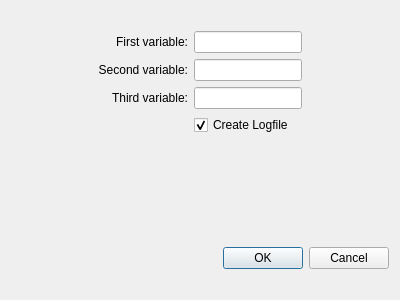
<?xml version="1.0" encoding="UTF-8"?>
<ui version="4.0">
 <class>Dialog</class>
 <widget class="QDialog" name="Dialog">
  <property name="windowModality">
   <enum>Qt::ApplicationModal</enum>
  </property>
  <property name="geometry">
   <rect>
    <x>0</x>
    <y>0</y>
    <width>400</width>
    <height>300</height>
   </rect>
  </property>
  <property name="windowTitle">
   <string>Dialog</string>
  </property>
  <layout class="QGridLayout" name="gridLayout_2">
   <item row="0" column="0">
    <layout class="QVBoxLayout" name="verticalLayout">
     <item>
      <spacer name="verticalSpacer_2">
       <property name="orientation">
        <enum>Qt::Vertical</enum>
       </property>
       <property name="sizeType">
        <enum>QSizePolicy::Fixed</enum>
       </property>
       <property name="sizeHint" stdset="0">
        <size>
         <width>20</width>
         <height>20</height>
        </size>
       </property>
      </spacer>
     </item>
     <item>
      <layout class="QHBoxLayout" name="horizontalLayout">
       <item>
        <spacer name="horizontalSpacer">
         <property name="orientation">
          <enum>Qt::Horizontal</enum>
         </property>
         <property name="sizeHint" stdset="0">
          <size>
           <width>40</width>
           <height>20</height>
          </size>
         </property>
        </spacer>
       </item>
       <item>
        <layout class="QGridLayout" name="gridLayout">
         <item row="0" column="0">
          <widget class="QLabel" name="label_2">
           <property name="text">
            <string>First variable:</string>
           </property>
           <property name="alignment">
            <set>Qt::AlignRight|Qt::AlignTrailing|Qt::AlignVCenter</set>
           </property>
          </widget>
         </item>
         <item row="0" column="1">
          <widget class="QLineEdit" name="firstVariableValue"/>
         </item>
         <item row="1" column="0">
          <widget class="QLabel" name="label_3">
           <property name="text">
            <string>Second variable:</string>
           </property>
           <property name="alignment">
            <set>Qt::AlignRight|Qt::AlignTrailing|Qt::AlignVCenter</set>
           </property>
          </widget>
         </item>
         <item row="1" column="1">
          <widget class="QLineEdit" name="secondVariableValue"/>
         </item>
         <item row="2" column="0">
          <widget class="QLabel" name="label_4">
           <property name="text">
            <string>Third variable:</string>
           </property>
           <property name="alignment">
            <set>Qt::AlignRight|Qt::AlignTrailing|Qt::AlignVCenter</set>
           </property>
          </widget>
         </item>
         <item row="2" column="1">
          <widget class="QLineEdit" name="thirdVariableValue"/>
         </item>
         <item row="3" column="1">
          <widget class="QCheckBox" name="createLogfileCheckBox">
           <property name="text">
            <string>Create Logfile</string>
           </property>
           <property name="checked">
            <bool>true</bool>
           </property>
          </widget>
         </item>
        </layout>
       </item>
       <item>
        <spacer name="horizontalSpacer_2">
         <property name="orientation">
          <enum>Qt::Horizontal</enum>
         </property>
         <property name="sizeHint" stdset="0">
          <size>
           <width>40</width>
           <height>20</height>
          </size>
         </property>
        </spacer>
       </item>
      </layout>
     </item>
     <item>
      <spacer name="verticalSpacer">
       <property name="orientation">
        <enum>Qt::Vertical</enum>
       </property>
       <property name="sizeHint" stdset="0">
        <size>
         <width>20</width>
         <height>40</height>
        </size>
       </property>
      </spacer>
     </item>
     <item>
      <widget class="QDialogButtonBox" name="buttonBox">
       <property name="orientation">
        <enum>Qt::Horizontal</enum>
       </property>
       <property name="standardButtons">
        <set>QDialogButtonBox::Cancel|QDialogButtonBox::Ok</set>
       </property>
      </widget>
     </item>
     <item>
      <spacer name="verticalSpacer_3">
       <property name="orientation">
        <enum>Qt::Vertical</enum>
       </property>
       <property name="sizeType">
        <enum>QSizePolicy::Fixed</enum>
       </property>
       <property name="sizeHint" stdset="0">
        <size>
         <width>20</width>
         <height>20</height>
        </size>
       </property>
      </spacer>
     </item>
    </layout>
   </item>
  </layout>
 </widget>
 <resources/>
 <connections>
  <connection>
   <sender>buttonBox</sender>
   <signal>accepted()</signal>
   <receiver>Dialog</receiver>
   <slot>accept()</slot>
   <hints>
    <hint type="sourcelabel">
     <x>248</x>
     <y>254</y>
    </hint>
    <hint type="destinationlabel">
     <x>157</x>
     <y>274</y>
    </hint>
   </hints>
  </connection>
  <connection>
   <sender>buttonBox</sender>
   <signal>rejected()</signal>
   <receiver>Dialog</receiver>
   <slot>reject()</slot>
   <hints>
    <hint type="sourcelabel">
     <x>316</x>
     <y>260</y>
    </hint>
    <hint type="destinationlabel">
     <x>286</x>
     <y>274</y>
    </hint>
   </hints>
  </connection>
 </connections>
</ui>
